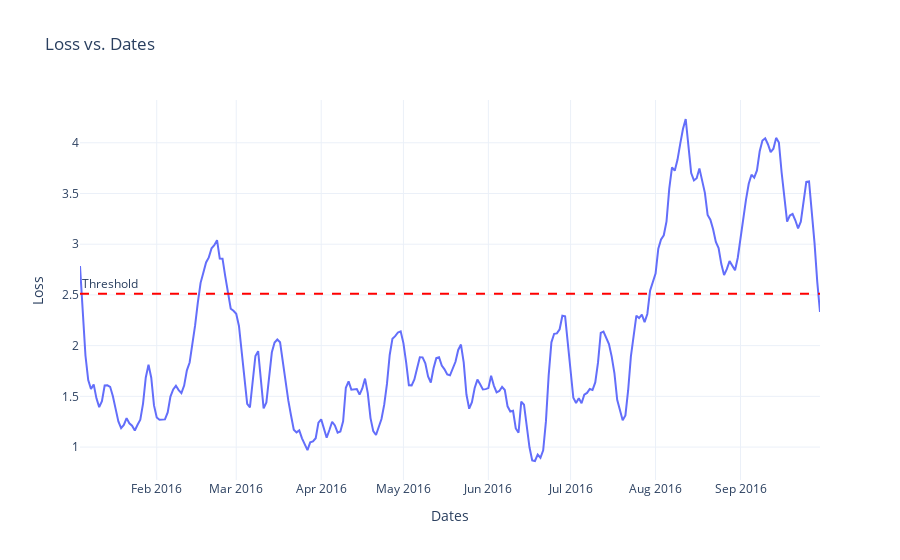

Notebook cell for this chart:
### Code cell
##plot the results for monitored period data to see number of anomalies and if the Feb 14 anaomaly is the only one being captured
recons_monitored_data=model.predict(X_monitored_period)
print(X_monitored_period.shape)
data_loss_monitored=tf.keras.losses.mae(recons_monitored_data,X_monitored_period)
# print(data_loss)
data_loss_monitored_mean=tf.reduce_mean(data_loss_monitored,axis=1)
print(data_loss_monitored_mean)
chk_monitored_data_dated=pd.DataFrame({'Dates':monitored_period_df.index[seq_len:],'Loss':data_loss_monitored_mean})
display(chk_monitored_data_dated)
chk_monitored_data_dated.plot(x='Dates',y='Loss',figsize=(10,5))
plt.axhline(y=threshold, color='red', linestyle='--', linewidth=2, label='Threshold')

###plot plotly plots for train data to analyze 

fig = px.line(chk_monitored_data_dated, x='Dates', y='Loss', title='Loss vs. Dates', labels={'Loss': 'Loss', 'Dates': 'Dates'}) # Add a threshold line threshold = 0.5 # Replace with the actual threshold value 
fig.add_hline(y=threshold, line=dict(color='red', width=2, dash='dash'), annotation_text='Threshold', annotation_position='top left') # Customize the layout
fig.update_layout( xaxis_title='Dates', yaxis_title='Loss', legend_title='Legend', template='plotly_white' ) # Show the plot fig.show()

### Figure 1 — Plotly figure (JSON) as saved in the notebook; plotly's stock layout.template omitted (floating-point values rounded to 4 significant figures; data arrays with more than 128 entries replaced by an {"elided": "..."} marker saying what was removed)
{"data": [{"hovertemplate": "Dates=%{x}<br>Loss=%{y}<extra></extra>", "legendgroup": "", "line": {"color": "#636efa", "dash": "solid"}, "marker": {"symbol": "circle"}, "mode": "lines", "name": "", "orientation": "v", "showlegend": false, "type": "scatter", "x": {"elided": "271 str values"}, "xaxis": "x", "y": {"elided": "271 float values"}, "yaxis": "y"}], "layout": {"annotations": [{"showarrow": false, "text": "Threshold", "x": 0, "xanchor": "left", "xref": "x domain", "y": 2.511, "yanchor": "bottom", "yref": "y"}], "legend": {"title": {"text": "Legend"}, "tracegroupgap": 0}, "shapes": [{"line": {"color": "red", "dash": "dash", "width": 2}, "type": "line", "x0": 0, "x1": 1, "xref": "x domain", "y0": 2.511, "y1": 2.511, "yref": "y"}], "title": {"text": "Loss vs. Dates"}, "xaxis": {"anchor": "y", "domain": [0, 1], "title": {"text": "Dates"}}, "yaxis": {"anchor": "x", "domain": [0, 1], "title": {"text": "Loss"}}}}
